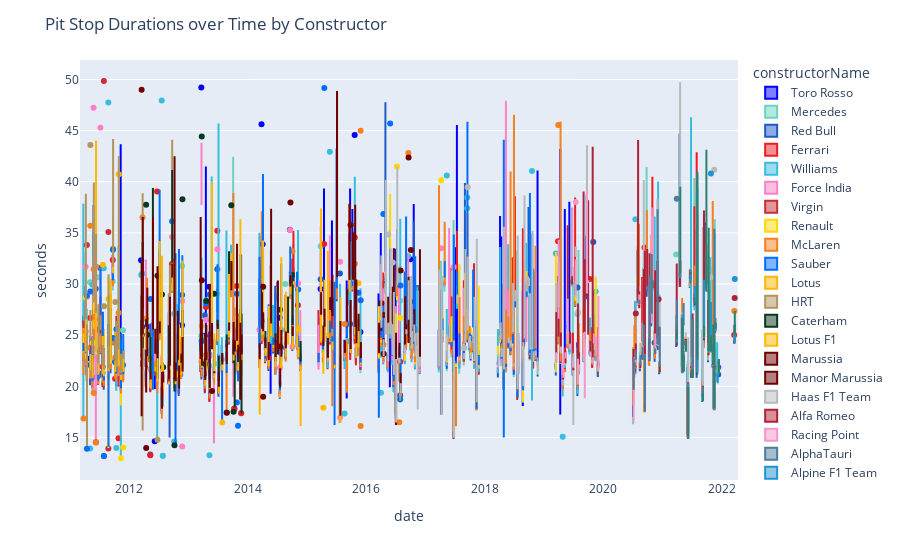

Notebook code for this chart:
### Code cell
fig = px.box(newPitStops[newPitStops['seconds']<50],
                 x='date',
                 y='seconds',
                 color='constructorName',
                 color_discrete_map=constructor_color_map,
                )
fig.update_layout(
    title_text='Pit Stop Durations over Time by Constructor',
)
fig.show()
